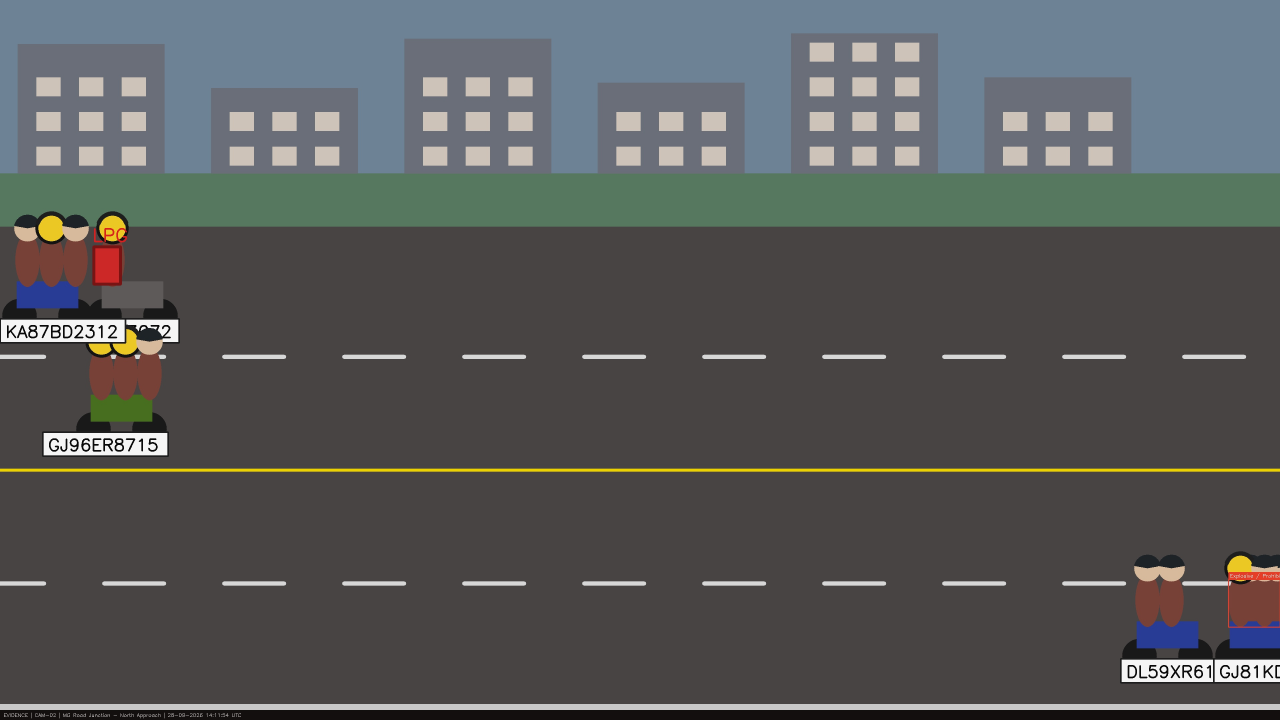
#> input picture website/storage/evidence/CAM-02_20260928_141154_5f992c.jpg, 3840 x 2160 px (shown at 1/3 size)
$ python -i detection_service.py   (imports and definitions only)
#> lines starting #> are read from the running program, lines starting #| are printed output that depends on the picture; after the words box and inside, x2 and y2 are one past the last pixel; in counts of white or black regions, pixels touching at a corner belong together
#> further down, picture is the input picture: shape (2160, 3840, 3); mean B, G, R 89.7, 90, 88.1
### website/app/services/gpu_accel.py
"""GPU / OpenCL acceleration helpers for camera and detection work.

The pip ``opencv-python`` wheels rarely ship NVIDIA CUDA kernels, but they do
include OpenCL. On Windows with an NVIDIA GPU that surfaces as ``NVD3D11``,
which is what we use for faster resize / colour convert / HOG / optical flow.
"""

from __future__ import annotations

import logging
from functools import lru_cache

import cv2
import numpy as np

logger = logging.getLogger("rto.gpu")


@lru_cache(maxsize=1)
def gpu_status() -> dict:
    """Probe once what acceleration is available on this machine."""
    opencl = False
    opencl_device = ""
    try:
        opencl = bool(cv2.ocl.haveOpenCL())
        if opencl:
            try:
                cv2.ocl.setUseOpenCL(True)
            except Exception:  # noqa: BLE001
                pass
            try:
                opencl_device = str(cv2.ocl.Device.getDefault().name() or "")
            except Exception:  # noqa: BLE001
                opencl_device = "OpenCL device"
    except Exception:  # noqa: BLE001
        opencl = False

    cuda_devices = 0
    try:
        if hasattr(cv2, "cuda"):
            cuda_devices = int(cv2.cuda.getCudaEnabledDeviceCount() or 0)
    except Exception:  # noqa: BLE001
        cuda_devices = 0

    backend = "cpu"
    if cuda_devices > 0:
        backend = "cuda"
    elif opencl:
        backend = "opencl"

    return {
        "enabled": backend != "cpu",
        "backend": backend,
        "opencl": opencl,
        "opencl_device": opencl_device,
        "cuda_devices": cuda_devices,
        "opencv": cv2.__version__,
    }


# [33 lines left out: function enable_gpu, not called in this run]


def using_gpu() -> bool:
    from ..config import settings

    if not settings.use_gpu:
        return False
    status = gpu_status()
    return bool(status.get("enabled"))


# [28 lines left out: functions to_umat, from_umat, gpu_resize, not called in this run]


def gpu_cvt_color(frame: np.ndarray, code: int) -> np.ndarray:
#> called with code = 40
    if using_gpu():
        try:
            return from_umat(cv2.cvtColor(to_umat(frame), code))
        except Exception:  # noqa: BLE001
            pass
    return cv2.cvtColor(frame, code)
#> returned value: shape (2160, 3840, 3); mean H, S, V 34.7, 34.4, 97.7


# [7 lines left out: function gpu_rotate, not called in this run]

### website/app/services/camera_manager.py
"""Multi-camera capture engine.

Every camera runs in its **own daemon thread** with its own capture handle,
reconnect loop and health counters, so two or three (or ten) cameras stream at
the same time and one camera failing never stops the others - a hard requirement
of this project.

Supported sources per camera:
  * ``LIVE`` - RTSP / IP camera / HTTP MJPEG (IP Webcam)
  * ``DEMO`` + ``SYNTHETIC`` - animated traffic scene (Camera 2)
  * Optional uploaded VIDEO / IMAGE file

The threads never touch the database or any HTTP API: they only produce frames.
Persistence (violations, alerts) happens in the asyncio pipeline, which keeps the
capture loop fast and the data layer single-threaded.
"""

from __future__ import annotations

import base64
import http.client
import logging
import os
import socket
import threading
import time
from pathlib import Path
from typing import Any
from urllib.parse import quote, urlparse, urlunparse

import cv2
import numpy as np

from ..constants import (
    DEMO_SOURCE_IMAGE,
    DEMO_SOURCE_SYNTHETIC,
    DEMO_SOURCE_VIDEO,
    MODE_DEMO,
    MODE_LIVE,
    STATUS_CONNECTING,
    STATUS_DISABLED,
    STATUS_OFFLINE,
    STATUS_ONLINE,
)
from ..utils import utcnow_iso
from . import gpu_accel
from .synthetic import SyntheticTrafficSource

logger = logging.getLogger("rto.camera")

# Keep RTSP on TCP and give up on a dead stream instead of blocking forever.
os.environ.setdefault(
    "OPENCV_FFMPEG_CAPTURE_OPTIONS",
    "rtsp_transport;tcp|stimeout;2000000|max_delay;500000|rw_timeout;2000000",
)

JPEG_QUALITY = 95
UHD_WIDTH = 3840
UHD_HEIGHT = 2160
TARGET_FPS = 30.0
HTTP_TARGET_FPS = 30.0
MAX_READ_FAILURES = 12
RECONNECT_BACKOFF = [1, 2, 3, 5, 8]
HTTP_CONNECT_TIMEOUT = 4.0
HTTP_READ_TIMEOUT = 8.0

# How long a failing camera may keep reporting CONNECTING while it retries.
# After this it stays OFFLINE so health and maintenance alerts do not flap.
OFFLINE_GRACE_SECONDS = 12.0

_PLACEHOLDER_SIZE = (540, 960, 3)
_PLACEHOLDER_URL_MARKERS = (
    "192.168.1.101",
    "192.168.1.102",
    "192.168.1.103",
    "username:password@",
)
_IP_WEBCAM_PORTS = {8080, 8081, 4747, 81}


# --------------------------------------------------------------------------- #
# helpers
# --------------------------------------------------------------------------- #
def _is_placeholder_url(url: str) -> bool:
    lowered = (url or "").lower()
    return any(marker in lowered for marker in _PLACEHOLDER_URL_MARKERS)


# [70 lines left out: functions invalid_ipv4_message, _host_port, build_stream_url, not called in this run]


# Backwards-compatible alias used by older call sites / tests.
build_rtsp_url = build_stream_url


# [27 lines left out: functions redact_url, resolve_source, not called in this run]


def _basic_auth_header(username: str, password: str) -> str:
    token = base64.b64encode(f"{username}:{password}".encode("utf-8")).decode("ascii")
    return f"Basic {token}"


# [220 lines left out: functions _tune_ip_webcam, draw_overlay, placeholder_frame, encode_jpeg, ensure_landscape, present_uhd and 1 more, not called in this run]


# --------------------------------------------------------------------------- #
# worker
# --------------------------------------------------------------------------- #
class CameraWorker(threading.Thread):
    """Captures frames from a single camera, forever, independently."""

    FINGERPRINT_FIELDS = (
        "mode",
        "rtsp_url",
        "ip_address",
        "username",
        "password",
        "demo_source_type",
        "demo_source_path",
        "enabled",
    )

    # [27 lines left out: function __init__, not called in this run]

    # ------------------------------------------------------------------ #
    def fingerprint(self) -> tuple:
        return tuple(str(self.config.get(field, "")) for field in self.FINGERPRINT_FIELDS)

    # [4 lines left out: function update_config, not called in this run]

    def stop(self) -> None:
        self._stop_event.set()

    # ------------------------------------------------------------------ #
    # [322 lines left out: functions run, _run_session, _loop_synthetic, _loop_http, _stream_http_mjpeg, _poll_http_shots and 6 more, not called in this run]

    # ------------------------------ reads ----------------------------- #
    def snapshot_jpeg(self) -> bytes | None:
        with self._lock:
            return self._jpeg

    # [32 lines left out: functions snapshot_frame, health, not called in this run]


# --------------------------------------------------------------------------- #
# manager
# --------------------------------------------------------------------------- #
class CameraManager:
    """Owns one :class:`CameraWorker` per enabled camera."""

    def __init__(self) -> None:
        self.workers: dict[str, CameraWorker] = {}
        self._lock = threading.Lock()

    # ------------------------------------------------------------------ #
    # [65 lines left out: functions sync, _start, restart, stop_camera, stop_all, not called in this run]

    # ------------------------------------------------------------------ #
    def get(self, camera_id: str) -> CameraWorker | None:
        return self.workers.get(str(camera_id))

    def health_all(self) -> list[dict]:
        return [worker.health() for worker in list(self.workers.values())]

    # [13 lines left out: function summary, not called in this run]


camera_manager = CameraManager()


# --------------------------------------------------------------------------- #
# connection test (blocking - callers run it in a threadpool)
# --------------------------------------------------------------------------- #
# [92 lines left out: function test_camera_connection, not called in this run]

### website/app/services/detection_service.py
"""Modular violation detection.

Input : a camera frame (plus the source's ground truth for synthetic cameras)
Output: a list of detections, each with violation type, confidence, camera id,
        timestamp and an evidence image path.

Three interchangeable detectors are registered, chosen per call:

``GROQ_VISION``      - real AI. The frame is sent to a Groq vision model, which
                       reports which of the four violations it can see. Used
                       whenever ``GROQ_API_KEY`` is configured.
``OPENCV_HEURISTIC`` - offline computer-vision fallback for real footage. Uses
                       HOG person detection, dense optical flow for direction and
                       HSV colour analysis. Coarse by design; confidences are
                       deliberately capped.
``DEMO_SIMULATOR``   - only for synthetic demo cameras. Reads the scripted ground
                       truth of the rendered scene. Records produced this way are
                       stamped as simulated so they are never mistaken for AI
                       output.
"""

from __future__ import annotations

import asyncio
import logging
import math
import random
import uuid
from typing import Any

import cv2
import numpy as np

from ..config import EVIDENCE_DIR, settings
from ..constants import (
    DEMO_SOURCE_SYNTHETIC,
    DETECTOR_GROQ,
    DETECTOR_HEURISTIC,
    MODE_DEMO,
    NO_HELMET,
    PROHIBITED_CONTAINER,
    TRIPLE_RIDING,
    VIOLATION_LABELS,
    WRONG_SIDE_DRIVING,
)
from ..utils import utcnow, utcnow_iso
from . import ai_service, gpu_accel
from .camera_manager import encode_jpeg

logger = logging.getLogger("rto.detection")

DETECTOR_SIMULATOR = "DEMO_SIMULATOR"

_hog = cv2.HOGDescriptor()
# [1 line not run here, left out]

# previous grayscale frame per camera, for optical-flow direction estimation
_previous_gray: dict[str, np.ndarray] = {}

_DIRECTION_VECTORS = {
    "LEFT_TO_RIGHT": (1.0, 0.0),
    "RIGHT_TO_LEFT": (-1.0, 0.0),
    "TOP_TO_BOTTOM": (0.0, 1.0),
    "BOTTOM_TO_TOP": (0.0, -1.0),
}


# --------------------------------------------------------------------------- #
# evidence
# --------------------------------------------------------------------------- #
# [236 lines left out: functions annotate, save_evidence, detect_from_ground_truth, _detect_people, _cluster, _helmet_absent and 1 more, not called in this run]


def _detect_container(frame: np.ndarray) -> list[dict]:
    hsv = gpu_accel.gpu_cvt_color(frame, cv2.COLOR_BGR2HSV)
    mask = cv2.inRange(hsv, (0, 130, 90), (12, 255, 255)) | cv2.inRange(
        hsv, (168, 130, 90), (180, 255, 255)
    )
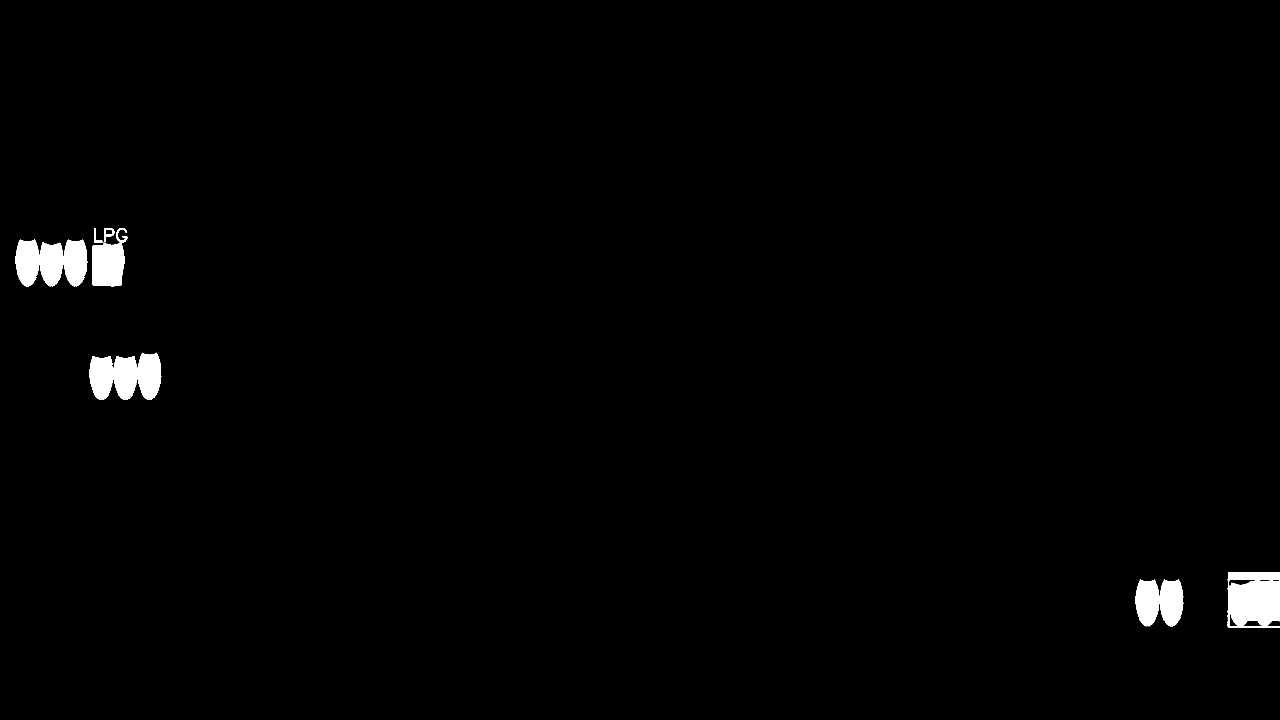
#> mask: shape (2160, 3840) (shown at 1/3 size); 1.2% white; 8 white regions (2 under 20 px), largest, box (x1, y1, x2, y2) and area: (47, 719, 262, 859) 23238, (269, 1058, 484, 1200) 22953, (3683, 1716, 3840, 1884) 22726, (3407, 1738, 3550, 1879) 15822, (277, 684, 382, 859) 12423, (282, 684, 309, 728) 377
    mask = cv2.morphologyEx(mask, cv2.MORPH_CLOSE, np.ones((5, 5), np.uint8))
#> mask: shape (2160, 3840); 1.2% white; 5 white regions
    contours, _ = cv2.findContours(mask, cv2.RETR_EXTERNAL, cv2.CHAIN_APPROX_SIMPLE)
#> contours = 5 contours; box (x1, y1, x2, y2) and area: (3683, 1716, 3840, 1884) 25185, (47, 719, 262, 859) 23174, (269, 1058, 484, 1200) 22802, (3407, 1738, 3550, 1879) 15700, (277, 684, 382, 859) 12712

    findings: list[dict] = []
    frame_area = frame.shape[0] * frame.shape[1]
    for contour in contours:
        area = cv2.contourArea(contour)
        if area < frame_area * 0.0012 or area > frame_area * 0.08:
            continue
        x, y, width, height = cv2.boundingRect(contour)
        if height == 0:
            continue
        aspect = width / height
        fill = area / max(width * height, 1)
        if 0.35 <= aspect <= 1.5 and fill > 0.55:
            findings.append(
                {
                    "violation_type": PROHIBITED_CONTAINER,
                    "confidence": round(min(0.72, 0.45 + fill * 0.3), 3),
                    "box": [x, y, width, height],
                    "reason": "Compact high-saturation cylindrical object detected",
                }
            )
#> this loop made 5 passes
#> (area, x, y, width, height, aspect, fill) on passes 1 to 5: (15699.5, 3407, 1738, 143, 141, 1.01, 0.779), (25185, 3683, 1716, 157, 168, 0.935, 0.955), (22802.5, 269, 1058, 215, 142, 1.51, 0.747), (23173.5, 47, 719, 215, 140, 1.54, 0.77), (12711.5, 277, 684, 105, 175, 0.6, 0.692)
#> after the loop, findings = 3 items
    return findings[:2]


# [87 lines left out: functions detect_with_opencv, choose_detector, not called in this run]


# [60 lines not run here, left out]


def reset_camera_state(camera_id: str) -> None:
    _previous_gray.pop(str(camera_id), None)

>>> import cv2
>>> picture = cv2.imread('../../storage/evidence/CAM-02_20260928_141154_5f992c.jpg')
>>> result = _detect_container(picture)
#> result = 2 items

$ run again, on website/storage/evidence/CAM-02_20260928_141206_02c0ad.jpg
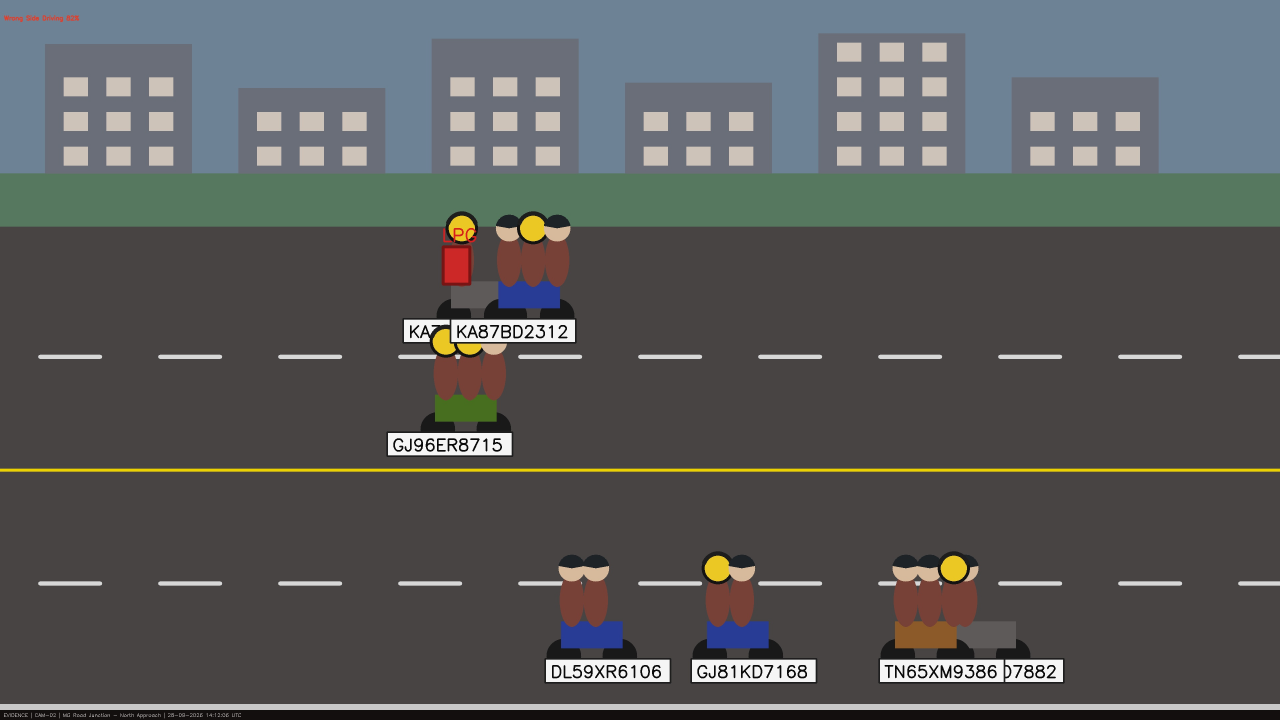
#> input picture website/storage/evidence/CAM-02_20260928_141206_02c0ad.jpg, 3840 x 2160 px (shown at 1/3 size)
#> picture is the input picture: shape (2160, 3840, 3); mean B, G, R 90.5, 91, 89.2
#> in _detect_container, `mask = cv2.inRange(hsv, (0, 130, 90), (12, 255, 255)) | cv2.inRange( h..`:
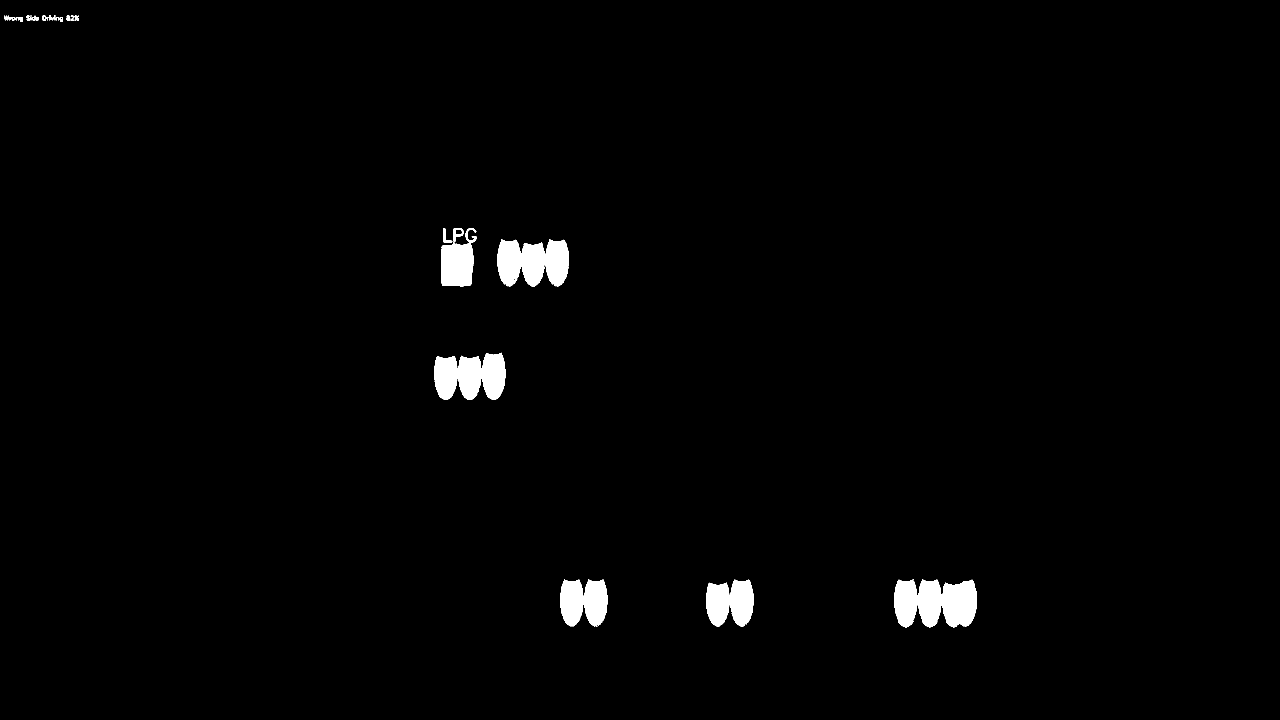
#> mask: shape (2160, 3840) (shown at 1/3 size); 1.4% white; 22 white regions (3 under 20 px), largest, box (x1, y1, x2, y2) and area: (2682, 1737, 2931, 1882) 28280, (1493, 717, 1707, 859) 23215, (1302, 1058, 1517, 1200) 22962
#> contours = 10 contours; largest, box (x1, y1, x2, y2) and area: (2682, 1737, 2931, 1882) 28039, (1493, 717, 1707, 859) 23196, (1302, 1058, 1517, 1200) 22829, (1681, 1737, 1823, 1879) 15735, (2118, 1738, 2261, 1879) 15230
#> the loop in _detect_container, `for contour in contours:` made 10 passes
#> (area, x, y, width, height, aspect, fill) on passes 1 to 6: (15230, 2118, 1738, 143, 141, 1.01, 0.755), (28039, 2682, 1737, 249, 145, 1.72, 0.777), (15735, 1681, 1737, 142, 142, 1, 0.78), (22829, 1302, 1058, 215, 142, 1.51, 0.748), (23196.5, 1493, 717, 214, 142, 1.51, 0.763), (12735, 1325, 684, 105, 175, 0.6, 0.693)
#> after the loop in _detect_container, `for contour in contours:`: findings = 3 items
#> result = 2 items
